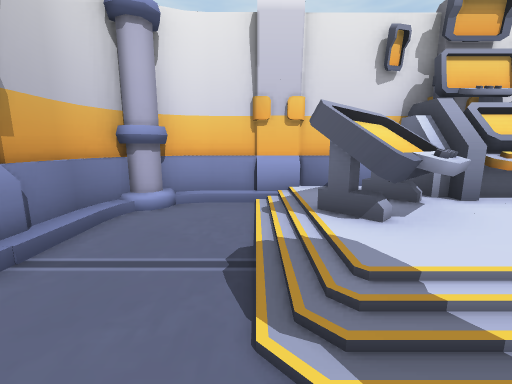
[1] (above)

12 first-person views from a walk through a scene from a Unity 3-D project. The camera is 1.2 m above the floor, tilts 10° down and sees 90° across. The floor is counted in squares, 1 m on a side. Each view is taken from the middle of a square. On the plan, view 1 faces up. The plan holds only what a view shows up to about 12 squares ahead; the rest is blank. The player is left out.

[2]
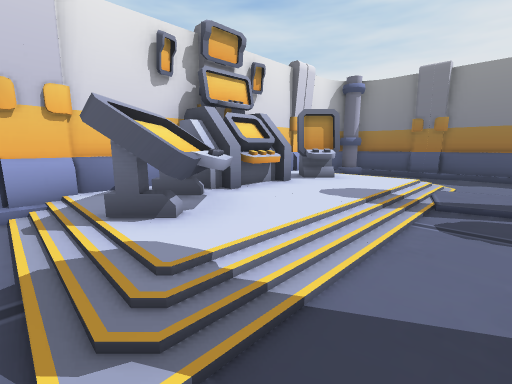

[3]
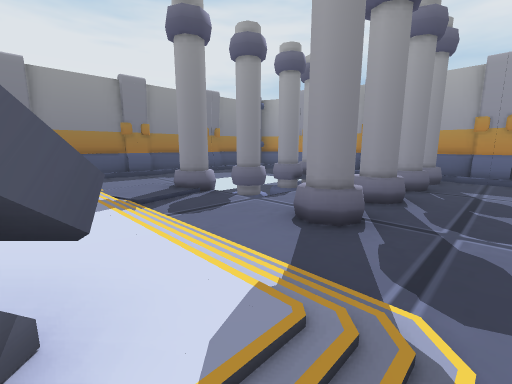

[4]
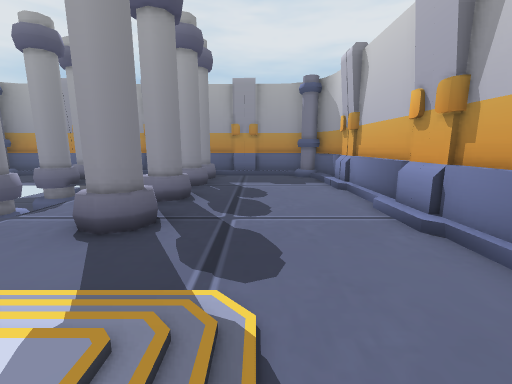

[5]
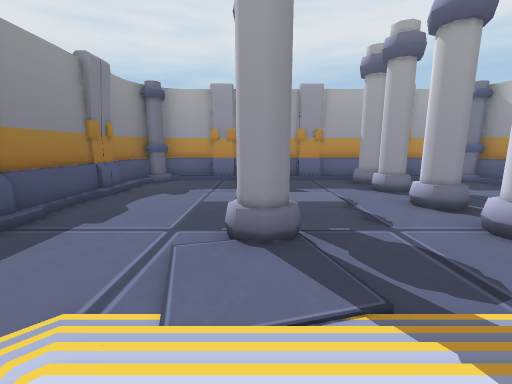

[6]
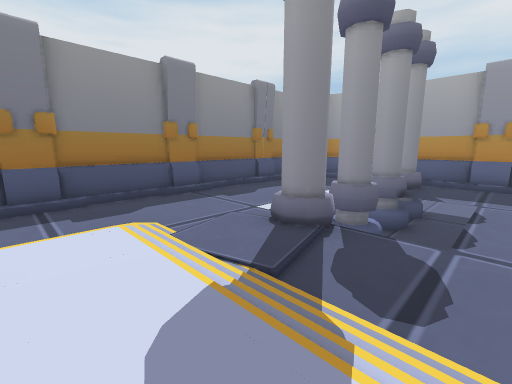

[7]
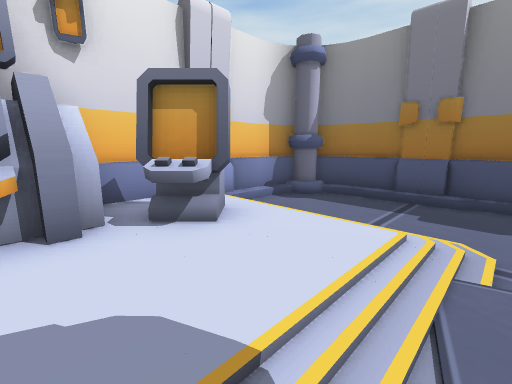

[8]
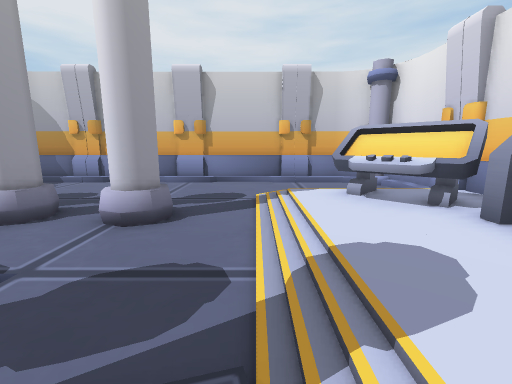

[9]
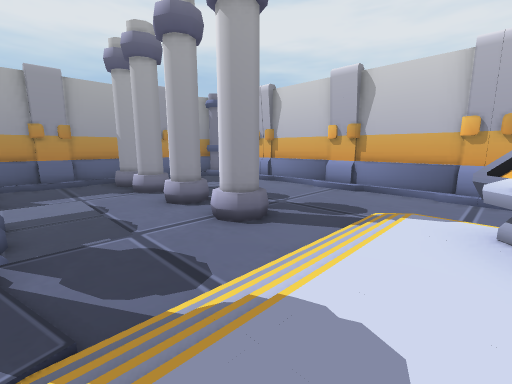

[10]
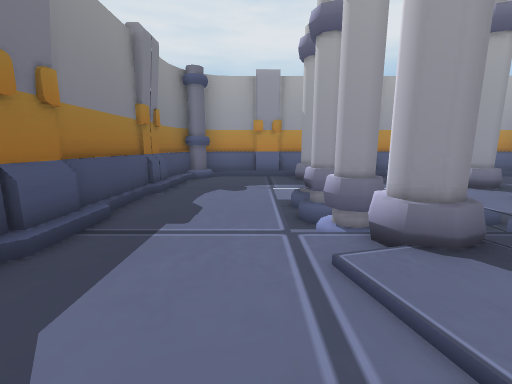

[11]
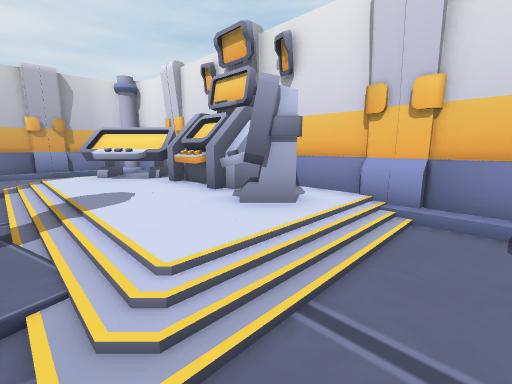

[12]
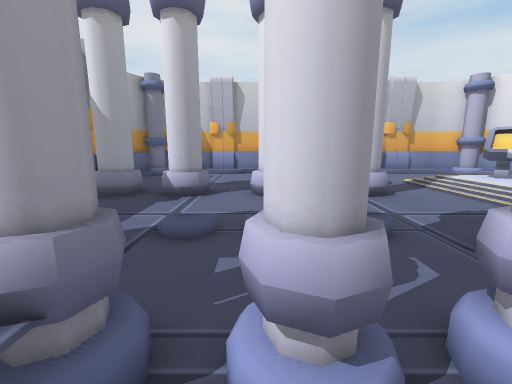

### Floor plan
Key: @ floor where view 1 was taken; # wall or solid block; x gap in a wall; . main floor; : floor 0.25 m higher than the main floor; / step, stairs or slope; = window, fence, low wall or low ledge; ^ raised ledge; v drop or lower ground; O other object.
Columns run from 3 left of view 1 to 12 right of it. Each row starts with its distance up from view 1.
  6  ##############
  5 ##./:OOOOOOO/.##
  4 #../OOOOOOOO/..#
  3 #../OO::::::/..#
  2 #../::::::::/..#
  1 #...//////./...#
  0 #..@...........#
 -1 #....=...=#....#
 -2 #....x..vvx ...#
 -3 #....=#. v=v...#
 -4 #....=#.vv=v...#
 -5 #....x..vvxv...#
 -6 #....^...=^....#
 -7 #....x....x....#
 -8 ##...=#..#=...##
 -9  ##############

Positions as (right, up) in squares from view 1, and headings:
1: (0, 0), facing up
2: (0, 0), facing up-right
3: (0, 3), facing down-right
4: (0, 3), facing down
5: (7, 3), facing down
6: (4, 3), facing down-right
7: (5, 1), facing up-right
8: (7, 1), facing left
9: (6, 3), facing down-left
10: (9, 2), facing down
11: (10, 1), facing up-left
12: (9, -4), facing left
